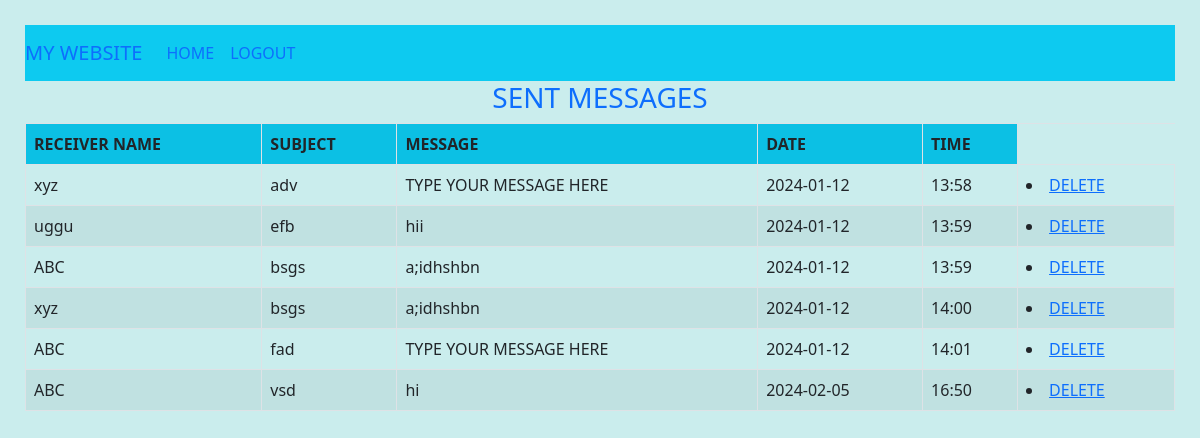
The page /viewSentmessage/ (signed in) on the database its author committed.
### user/models.py (models this page shows)
class message_tb(models.Model):
    Senderid=models.ForeignKey(register_tb,on_delete=models.CASCADE,related_name='Senderid')
    Subject=models.CharField(max_length=20)
    Message=models.CharField(max_length=20)
    Date=models.CharField(max_length=20)
    Time=models.CharField(max_length=20)
    Receiverid=models.ForeignKey(register_tb,on_delete=models.CASCADE)
    Status=models.CharField(max_length=20,default="Pending")
    FilterStatus=models.CharField(max_length=20,default="Pending")

class register_tb(models.Model):
    Name=models.CharField(max_length=20)
    Gender=models.CharField(max_length=20)
    DOB=models.CharField(max_length=20)
    Address=models.CharField(max_length=20)
    Countryid=models.ForeignKey(country_tb,on_delete=models.CASCADE)
    Stateid=models.ForeignKey(state_tb,on_delete=models.CASCADE)
    Phone=models.CharField(max_length=20)
    SecurityQuestion=models.CharField(max_length=20)
    Answer=models.CharField(max_length=20)
    Username=models.CharField(max_length=20)
    Password=models.CharField(max_length=20)

### user/views.py (the view)
# urls.py: path('viewSentmessage/',userview.viewSentmessage,name="viewSentmessage"),
def viewSentmessage(request):
    sid=request.session['user_id']
    user=message_tb.objects.filter(Senderid_id=sid)
    return render(request,"user/viewSentmessage.html",{'se':user})

### templates/user/viewSentmessage.html (shortened to what this page needs)
<!DOCTYPE html>
<html lang="en">
<head>
    <link rel="stylesheet" href="/static/css/bootstrap.css">
</head>
    <body style="background-color: rgb(202, 237, 237);padding: 25px;">
        <div class="navbar navbar-expand-lg bg-info ">
            <a hre="#" class="navbar-brand">MY WEBSITE</a>
            <ul class="navbar-nav">
                <li class="nav nav-item">
                    <a class="nav-link" href="{% url 'home_user' %}">HOME</a>
                </li>
                <li class="nav nav-item">
                    <a href="{% url 'logout' %}" class="nav-link">LOGOUT</a>
                </li>
            </ul>
        </div>
        <h3 class="text-primary" style="text-align: center;">SENT MESSAGES</h3>
        <table class="table table-bordered table-hover table-striped">
            <tr class="bg-info">
                <th>RECEIVER NAME</th>
                <th>SUBJECT</th>
                <th>MESSAGE</th>
                <th>DATE</th>
                <th>TIME</th>
            </tr>
            {% for v in se %}
                <tr>
                    <td>{{v.Receiverid.Name}}</td>
                    <td>{{v.Subject}}</td>
                    <td>{{v.Message}}</td>
                    <td>{{v.Date}}</td>
                    <td>{{v.Time}}</td>
                    <td><li><a href="{% url 'delete' v.id %}">DELETE</a></li></td>
                </tr>
            {% endfor %}
        </table>
    </body>
</html>

### rows shown on the page
message_tb: Receiverid.Name "xyz", Subject "adv", Message "TYPE YOUR MESSAGE HERE", Date "2024-01-12", Time "13:58"
message_tb: Receiverid.Name "uggu", Subject "efb", Message "hii", Date "2024-01-12", Time "13:59"
message_tb: Receiverid.Name "ABC", Subject "bsgs", Message "a;idhshbn", Date "2024-01-12", Time "13:59"
message_tb: Receiverid.Name "xyz", Subject "bsgs", Message "a;idhshbn", Date "2024-01-12", Time "14:00"
message_tb: Receiverid.Name "ABC", Subject "fad", Message "TYPE YOUR MESSAGE HERE", Date "2024-01-12", Time "14:01"
message_tb: Receiverid.Name "ABC", Subject "vsd", Message "hi", Date "2024-02-05", Time "16:50"
